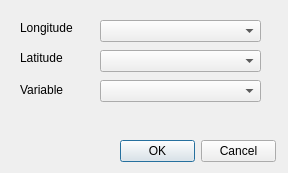
<?xml version="1.0" encoding="UTF-8"?>
<ui version="4.0">
 <class>Dialog</class>
 <widget class="QDialog" name="Dialog">
  <property name="geometry">
   <rect>
    <x>0</x>
    <y>0</y>
    <width>288</width>
    <height>173</height>
   </rect>
  </property>
  <property name="sizePolicy">
   <sizepolicy hsizetype="Fixed" vsizetype="Fixed">
    <horstretch>0</horstretch>
    <verstretch>0</verstretch>
   </sizepolicy>
  </property>
  <property name="windowTitle">
   <string>Dialog</string>
  </property>
  <widget class="QDialogButtonBox" name="buttonBox">
   <property name="geometry">
    <rect>
     <x>120</x>
     <y>140</y>
     <width>156</width>
     <height>23</height>
    </rect>
   </property>
   <property name="standardButtons">
    <set>QDialogButtonBox::Cancel|QDialogButtonBox::Ok</set>
   </property>
  </widget>
  <widget class="QLabel" name="label">
   <property name="geometry">
    <rect>
     <x>20</x>
     <y>20</y>
     <width>61</width>
     <height>16</height>
    </rect>
   </property>
   <property name="text">
    <string>Longitude</string>
   </property>
  </widget>
  <widget class="QLabel" name="label_2">
   <property name="geometry">
    <rect>
     <x>20</x>
     <y>50</y>
     <width>61</width>
     <height>16</height>
    </rect>
   </property>
   <property name="text">
    <string>Latitude</string>
   </property>
  </widget>
  <widget class="QLabel" name="label_3">
   <property name="geometry">
    <rect>
     <x>20</x>
     <y>80</y>
     <width>51</width>
     <height>20</height>
    </rect>
   </property>
   <property name="text">
    <string>Variable</string>
   </property>
  </widget>
  <widget class="QComboBox" name="comboBoxLong">
   <property name="geometry">
    <rect>
     <x>100</x>
     <y>20</y>
     <width>161</width>
     <height>22</height>
    </rect>
   </property>
  </widget>
  <widget class="QComboBox" name="comboBoxLat">
   <property name="geometry">
    <rect>
     <x>100</x>
     <y>50</y>
     <width>161</width>
     <height>22</height>
    </rect>
   </property>
  </widget>
  <widget class="QComboBox" name="comboBoxVar">
   <property name="geometry">
    <rect>
     <x>100</x>
     <y>80</y>
     <width>161</width>
     <height>22</height>
    </rect>
   </property>
  </widget>
 </widget>
 <resources/>
 <connections/>
</ui>
